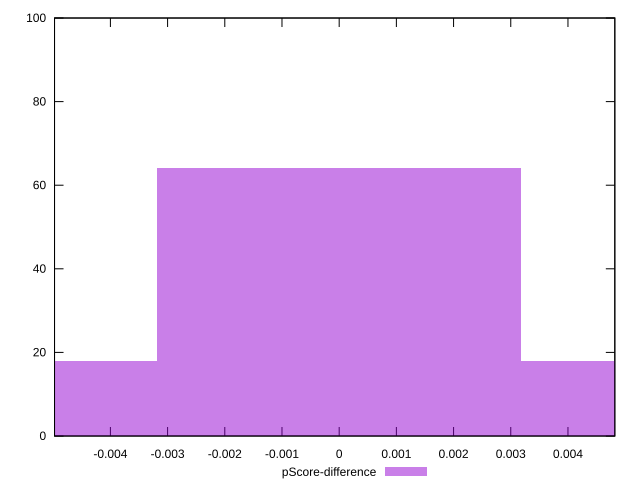

The gnuplot source for this figure:
reset

$pScoreDifference <<EOF
0 64
0.006371454113979134 18
-0.006371454113979134 18
EOF

set key outside below
set boxwidth 0.006371454113979134
set xrange [-0.0049768203660772725:0.004819374419163802]
set yrange [0:100]
set trange [0:100]
set style fill transparent solid 0.5 noborder
set terminal svg size 640, 490 enhanced background rgb 'white'
set output "report_00009_2021-02-08T22-37-41.559Z/first-cpu-idle/samples/pages/pScore-difference/histogram.svg"

plot $pScoreDifference title "pScore-difference" with boxes

reset
